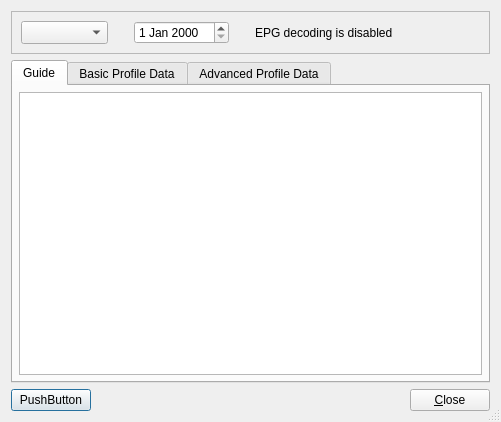
<ui version="4.0" >
 <class>EPGDlg</class>
 <widget class="QDialog" name="EPGDlg" >
  <property name="geometry" >
   <rect>
    <x>0</x>
    <y>0</y>
    <width>501</width>
    <height>422</height>
   </rect>
  </property>
  <property name="sizePolicy" >
   <sizepolicy vsizetype="Minimum" hsizetype="Minimum" >
    <horstretch>0</horstretch>
    <verstretch>0</verstretch>
   </sizepolicy>
  </property>
  <property name="cursor" >
   <cursorShape>ArrowCursor</cursorShape>
  </property>
  <property name="windowTitle" >
   <string>Programme Guide</string>
  </property>
  <property name="windowIcon" >
   <iconset resource="res/icons.qrc" >
    <normaloff>:/icons/MainIcon.png</normaloff>:/icons/MainIcon.png</iconset>
  </property>
  <property name="sizeGripEnabled" >
   <bool>true</bool>
  </property>
  <layout class="QGridLayout" >
   <property name="margin" >
    <number>11</number>
   </property>
   <property name="spacing" >
    <number>6</number>
   </property>
   <item row="1" column="0" >
    <widget class="QTabWidget" name="pages" >
     <property name="currentIndex" >
      <number>0</number>
     </property>
     <widget class="QWidget" name="GuideTab" >
      <attribute name="title" >
       <string>Guide</string>
      </attribute>
      <layout class="QGridLayout" >
       <property name="margin" >
        <number>6</number>
       </property>
       <property name="spacing" >
        <number>6</number>
       </property>
       <item row="0" column="0" >
        <widget class="QTableView" name="tableView" >
         <property name="editTriggers" >
          <set>QAbstractItemView::NoEditTriggers</set>
         </property>
         <property name="alternatingRowColors" >
          <bool>true</bool>
         </property>
         <property name="selectionMode" >
          <enum>QAbstractItemView::NoSelection</enum>
         </property>
         <property name="showGrid" >
          <bool>false</bool>
         </property>
         <property name="sortingEnabled" >
          <bool>true</bool>
         </property>
        </widget>
       </item>
      </layout>
     </widget>
     <widget class="QWidget" name="BasicTab" >
      <attribute name="title" >
       <string>Basic Profile Data</string>
      </attribute>
      <layout class="QGridLayout" >
       <property name="margin" >
        <number>6</number>
       </property>
       <property name="spacing" >
        <number>6</number>
       </property>
       <item row="0" column="0" >
        <widget class="QTextBrowser" name="basic" />
       </item>
      </layout>
     </widget>
     <widget class="QWidget" name="AdvancedTab" >
      <attribute name="title" >
       <string>Advanced Profile Data</string>
      </attribute>
      <layout class="QGridLayout" >
       <property name="margin" >
        <number>6</number>
       </property>
       <property name="spacing" >
        <number>6</number>
       </property>
       <item row="0" column="0" >
        <widget class="QTextBrowser" name="advanced" />
       </item>
      </layout>
     </widget>
    </widget>
   </item>
   <item row="2" column="0" >
    <layout class="QHBoxLayout" >
     <property name="spacing" >
      <number>6</number>
     </property>
     <property name="margin" >
      <number>0</number>
     </property>
     <item>
      <widget class="QPushButton" name="pushButtonClearCache" >
       <property name="text" >
        <string>PushButton</string>
       </property>
      </widget>
     </item>
     <item>
      <spacer name="Spacer2" >
       <property name="orientation" >
        <enum>Qt::Horizontal</enum>
       </property>
       <property name="sizeType" >
        <enum>QSizePolicy::Expanding</enum>
       </property>
       <property name="sizeHint" stdset="0" >
        <size>
         <width>20</width>
         <height>20</height>
        </size>
       </property>
      </spacer>
     </item>
     <item>
      <widget class="QPushButton" name="closeButton" >
       <property name="text" >
        <string>&amp;Close</string>
       </property>
       <property name="default" >
        <bool>false</bool>
       </property>
      </widget>
     </item>
    </layout>
   </item>
   <item row="0" column="0" >
    <widget class="QFrame" name="frame" >
     <property name="frameShape" >
      <enum>QFrame::StyledPanel</enum>
     </property>
     <property name="frameShadow" >
      <enum>QFrame::Raised</enum>
     </property>
     <layout class="QGridLayout" name="gridLayout" >
      <item row="0" column="0" >
       <layout class="QHBoxLayout" >
        <property name="spacing" >
         <number>6</number>
        </property>
        <property name="margin" >
         <number>0</number>
        </property>
        <item>
         <widget class="QComboBox" name="channel" >
          <property name="sizePolicy" >
           <sizepolicy vsizetype="Fixed" hsizetype="MinimumExpanding" >
            <horstretch>0</horstretch>
            <verstretch>0</verstretch>
           </sizepolicy>
          </property>
          <property name="maximumSize" >
           <size>
            <width>300</width>
            <height>32767</height>
           </size>
          </property>
         </widget>
        </item>
        <item>
         <spacer name="Spacer4" >
          <property name="orientation" >
           <enum>Qt::Horizontal</enum>
          </property>
          <property name="sizeType" >
           <enum>QSizePolicy::Minimum</enum>
          </property>
          <property name="sizeHint" stdset="0" >
           <size>
            <width>20</width>
            <height>20</height>
           </size>
          </property>
         </spacer>
        </item>
        <item>
         <widget class="QDateEdit" name="dateEdit" />
        </item>
        <item>
         <spacer name="Spacer4_2" >
          <property name="orientation" >
           <enum>Qt::Horizontal</enum>
          </property>
          <property name="sizeType" >
           <enum>QSizePolicy::Minimum</enum>
          </property>
          <property name="sizeHint" stdset="0" >
           <size>
            <width>20</width>
            <height>20</height>
           </size>
          </property>
         </spacer>
        </item>
        <item>
         <widget class="QLabel" name="TextEPGDisabled" >
          <property name="text" >
           <string>EPG decoding is disabled</string>
          </property>
          <property name="wordWrap" >
           <bool>false</bool>
          </property>
         </widget>
        </item>
        <item>
         <spacer name="Spacer3" >
          <property name="orientation" >
           <enum>Qt::Horizontal</enum>
          </property>
          <property name="sizeType" >
           <enum>QSizePolicy::Expanding</enum>
          </property>
          <property name="sizeHint" stdset="0" >
           <size>
            <width>20</width>
            <height>20</height>
           </size>
          </property>
         </spacer>
        </item>
       </layout>
      </item>
     </layout>
    </widget>
   </item>
  </layout>
 </widget>
 <tabstops>
  <tabstop>pages</tabstop>
  <tabstop>channel</tabstop>
  <tabstop>closeButton</tabstop>
 </tabstops>
 <resources>
  <include location="res/icons.qrc" />
 </resources>
 <connections/>
</ui>
